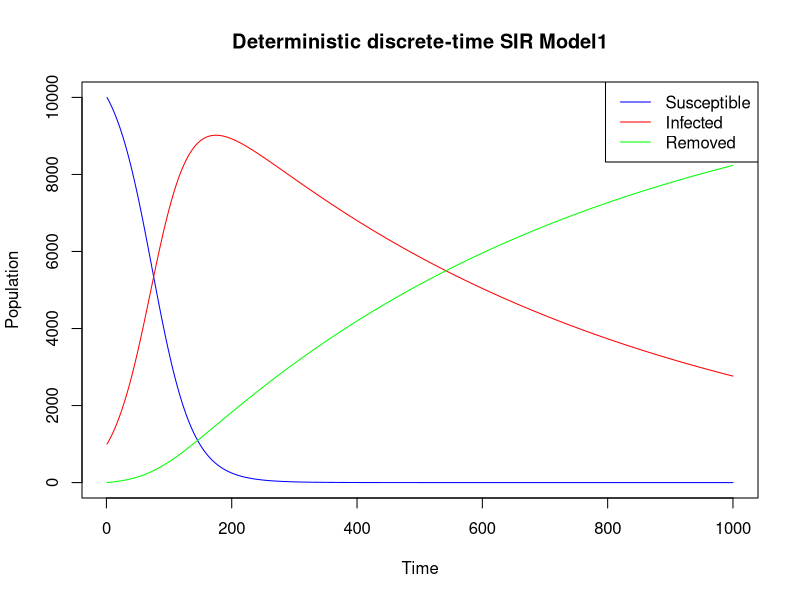
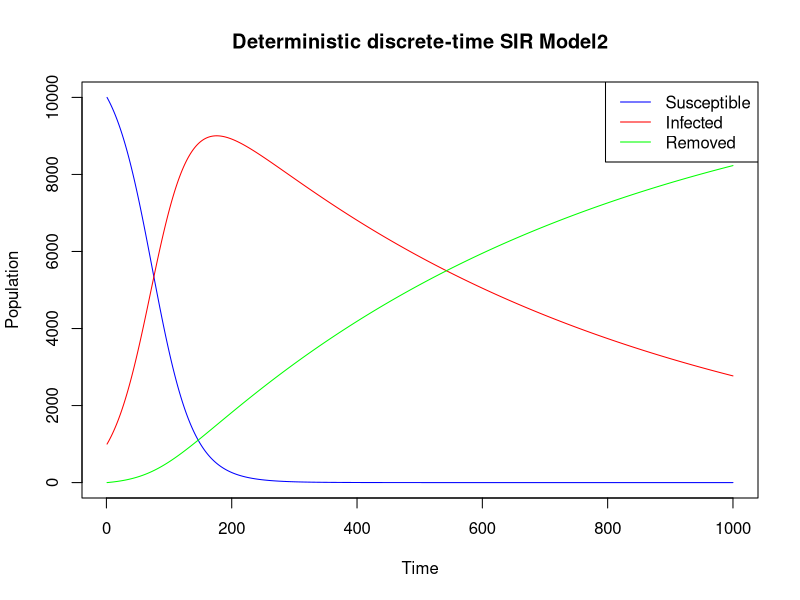
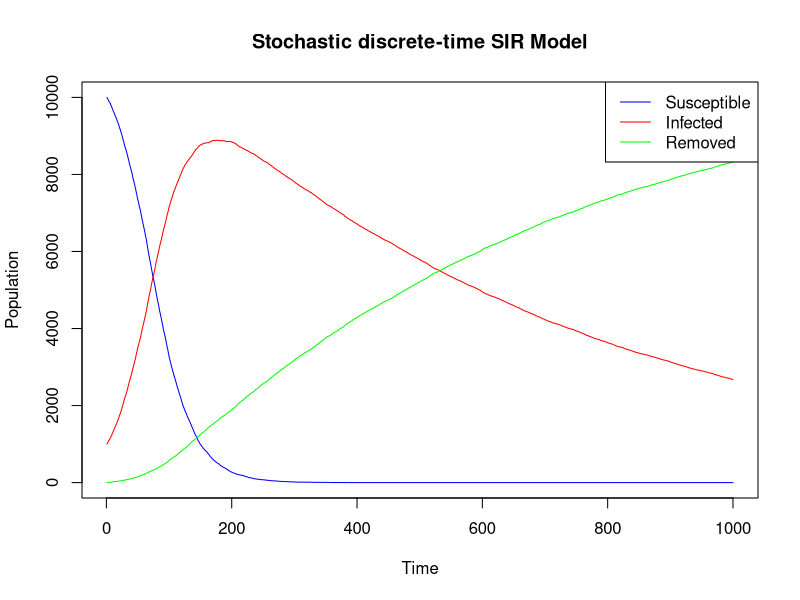

Generate these figures, in order, with R:

#First version
Deterministic_DT_SIR_model1<- function(N,S0,I0,time,beta,gamma,step_size){
  S<- numeric() #create empty vector to store simulations for susceptibles
  I<- numeric() #create empty vector to store simulations for infectives
  R<- numeric() #create empty vector to store simulations for removed
  S[1]<- S0  #initial number of susceptibles
  I[1]<- I0   #initial number of infectives
  R[1]<- N-S0-I0      #initial number of Removed
  t<- time           #vector of time
  b<- beta           #infection rate
  g<- gamma          #recovery rate
  h<- step_size      #time discretization
  #loop and update compartments
  for(tym in 2:length(t)){
    S[tym]<- S[tym-1]-(b*S[tym-1]*I[tym-1])*h
    I[tym]<- I[tym-1]+(b*S[tym-1]*I[tym-1]-g*I[tym-1])*h
    R[tym]<- R[tym-1]+g*I[tym-1]*h
  }
  #results
  simulations <- data.frame(t = time, S = S, I = I, R = R)
  
  graph<- plot(time, S, type = "l", col = "blue", xlab = "Time", ylab = "Population", main = "Deterministic discrete-time SIR Model1")
lines(time, I, col = "red")
lines(time, R, col = "green")
legend("topright", legend = c("Susceptible", "Infected", "Removed"), col = c("blue", "red", "green"), lty = 1)
  
return (list(simulations, graph))
}
Deterministic_DT_SIR_model1(N=11000,S0=10000,I0=1000,time=(1:1000),beta=0.0001,gamma=0.05,step_size=0.03)


#Second version assuming infections occur at the point of a Poisson process
Deterministic_DT_SIR_model2<- function(N,S0,I0,time,beta,gamma,step_size){
S<- numeric() #create empty vector to store simulations for susceptibles
I<- numeric() #create empty vector to store simulations for infectives
R<- numeric() #create empty vector to store simulations for removed
b<- beta
g<- gamma
t <- time  # A vector of total time period
h <- step_size   # Time discretization 
total_steps<- length(time)  #Total number of simulations 

# The initial susceptibe, infected and recovered at the start
S[1] <- S0
I[1] <- I0
R[1] <- N-S0-I0

#Loop through discretized time and Update the compartments at each step
for (tym in 2:total_steps){
#Assuming infections occur at the point of a Poisson process
S[tym]<- S[tym-1] - S[tym-1]*(1-exp(-b*I[tym-1]*h))
I[tym]<- I[tym-1] + S[tym-1]*(1-exp(-b*I[tym-1]*h))-I[tym-1]*(1-exp(-g*h))
R[tym]<- R[tym-1] + I[tym-1]*(1-exp(-g*h))
}

#results
simulations <- data.frame(t = time, S = S, I = I, R = R)

graph<- plot(time, S, type = "l", col = "blue", xlab = "Time", ylab = "Population", main = "Deterministic discrete-time SIR Model2")
lines(time, I, col = "red")
lines(time, R, col = "green")
legend("topright", legend = c("Susceptible", "Infected", "Removed"), col = c("blue", "red", "green"), lty = 1)
return (list(simulations, graph))
}
Deterministic_DT_SIR_model2(N=11000,S0=10000,I0=1000,time=(1:1000),beta=0.0001,gamma=0.05,step_size=0.03)



#Stochastic simulation
Stochastic_DT_SIR_model<- function(N,S0,I0,time,beta,gamma,step_size){
t <- time  # Total time period vector
h <- step_size  # Time discretization
total_steps <- length(t)  # Total number of time steps

# Initialize compartments
S <- numeric()
I <- numeric()
R <- numeric()

# Initial values
b <- beta
g <- gamma
S[1] <- S0
I[1] <- I0
R[1] <- N-S0-I0

# Simulation loop
for (tym in 2:total_steps) {
  # Assuming infections occur at the point of a Poisson process
  p_I <- 1 - exp(-b * I[tym-1] * h)  # Probability of infection
  p_R <- 1 - exp(-g * h)  # Probability of recovery
  
  # sample infections and recoveries from a binomial trial
  delta_S <- rbinom(1, S[tym-1], p_I)
  delta_I <- rbinom(1, I[tym-1], p_R)
  
  # Update the compartments
  S[tym] <- S[tym-1] - delta_S
  I[tym] <- I[tym-1] + delta_S - delta_I
  R[tym] <- R[tym-1] + delta_I
}
simulations <- data.frame(t = time, S = S, I = I, R = R)


graph<- plot(time, S, type = "l", col = "blue", xlab = "Time", ylab = "Population", main = "Stochastic discrete-time SIR Model")
lines(time, I, col = "red")
lines(time, R, col = "green")
legend("topright", legend = c("Susceptible", "Infected", "Removed"), col = c("blue", "red", "green"), lty = 1)
  
 return (list(simulations, graph))
}
Stochastic_DT_SIR_model(N=11000,S0=10000,I0=1000,time=(1:1000),beta=0.0001,gamma=0.05,step_size=0.03)
  

